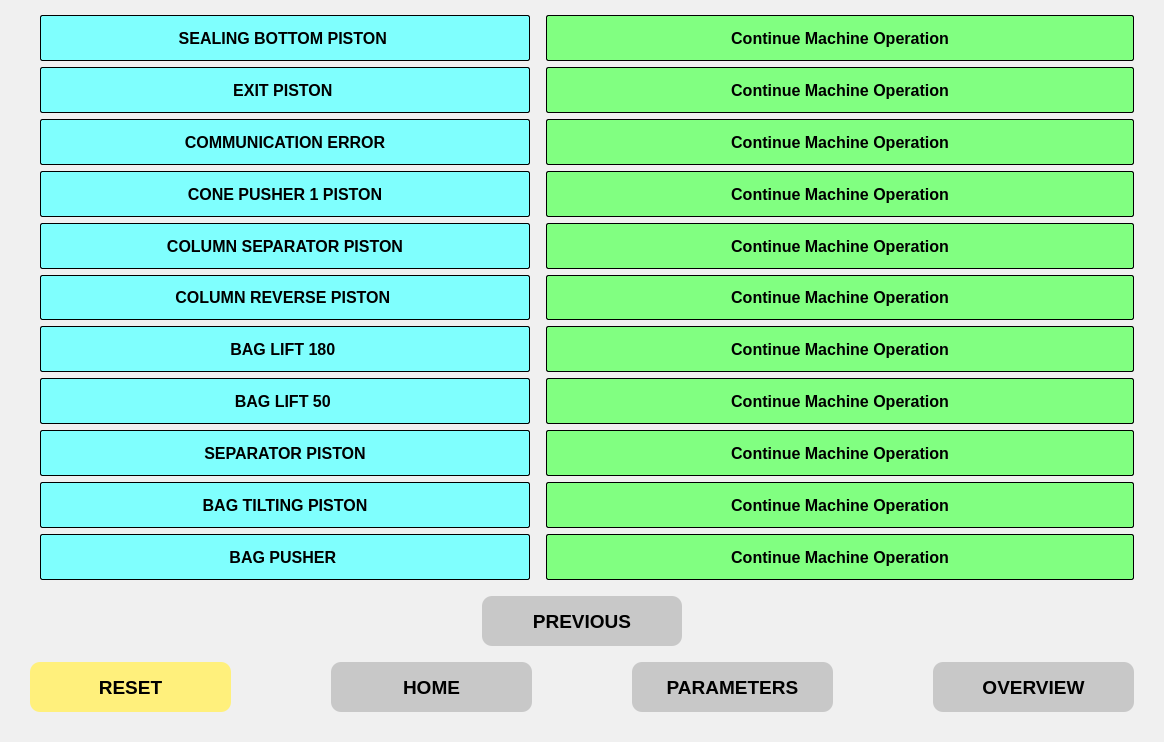
<?xml version="1.0" encoding="UTF-8"?>
<ui version="4.0">
 <class>Dialog</class>
 <widget class="QDialog" name="Dialog">
  <property name="geometry">
   <rect>
    <x>0</x>
    <y>0</y>
    <width>1164</width>
    <height>742</height>
   </rect>
  </property>
  <property name="windowTitle">
   <string>Dialog</string>
  </property>
  <property name="styleSheet">
   <string notr="true">background-color: #F0F0F0;</string>
  </property>
  <layout class="QGridLayout" name="gridLayout_3">
   <property name="leftMargin">
    <number>30</number>
   </property>
   <property name="topMargin">
    <number>15</number>
   </property>
   <property name="rightMargin">
    <number>30</number>
   </property>
   <property name="bottomMargin">
    <number>30</number>
   </property>
   <item row="0" column="0">
    <layout class="QGridLayout" name="gridLayout_2">
     <item row="0" column="0">
      <layout class="QGridLayout" name="gridLayout" columnstretch="0,0">
       <property name="bottomMargin">
        <number>10</number>
       </property>
       <item row="10" column="0">
        <widget class="QLabel" name="label_14">
         <property name="sizePolicy">
          <sizepolicy hsizetype="Preferred" vsizetype="Preferred">
           <horstretch>250</horstretch>
           <verstretch>30</verstretch>
          </sizepolicy>
         </property>
         <property name="minimumSize">
          <size>
           <width>200</width>
           <height>30</height>
          </size>
         </property>
         <property name="maximumSize">
          <size>
           <width>500</width>
           <height>60</height>
          </size>
         </property>
         <property name="font">
          <font>
           <pointsize>12</pointsize>
           <weight>75</weight>
           <bold>true</bold>
          </font>
         </property>
         <property name="styleSheet">
          <string notr="true">margin-left: 10px; border: 1px solid black; border-radius: 2px; background: #7FFFFE; </string>
         </property>
         <property name="text">
          <string>BAG PUSHER </string>
         </property>
         <property name="alignment">
          <set>Qt::AlignCenter</set>
         </property>
        </widget>
       </item>
       <item row="3" column="0">
        <widget class="QLabel" name="label_4">
         <property name="sizePolicy">
          <sizepolicy hsizetype="Preferred" vsizetype="Preferred">
           <horstretch>250</horstretch>
           <verstretch>30</verstretch>
          </sizepolicy>
         </property>
         <property name="minimumSize">
          <size>
           <width>200</width>
           <height>30</height>
          </size>
         </property>
         <property name="maximumSize">
          <size>
           <width>500</width>
           <height>60</height>
          </size>
         </property>
         <property name="font">
          <font>
           <pointsize>12</pointsize>
           <weight>75</weight>
           <bold>true</bold>
          </font>
         </property>
         <property name="styleSheet">
          <string notr="true">margin-left: 10px; border: 1px solid black; border-radius: 2px; background: #7FFFFE; </string>
         </property>
         <property name="text">
          <string>CONE PUSHER 1 PISTON</string>
         </property>
         <property name="alignment">
          <set>Qt::AlignCenter</set>
         </property>
        </widget>
       </item>
       <item row="5" column="1">
        <widget class="QLabel" name="bW_Hmi_CR_Piston">
         <property name="sizePolicy">
          <sizepolicy hsizetype="Preferred" vsizetype="Preferred">
           <horstretch>250</horstretch>
           <verstretch>30</verstretch>
          </sizepolicy>
         </property>
         <property name="minimumSize">
          <size>
           <width>400</width>
           <height>30</height>
          </size>
         </property>
         <property name="maximumSize">
          <size>
           <width>1000</width>
           <height>60</height>
          </size>
         </property>
         <property name="font">
          <font>
           <pointsize>12</pointsize>
           <weight>75</weight>
           <bold>true</bold>
          </font>
         </property>
         <property name="acceptDrops">
          <bool>false</bool>
         </property>
         <property name="autoFillBackground">
          <bool>false</bool>
         </property>
         <property name="styleSheet">
          <string notr="true">margin-left: 10px; border: 1px solid black; border-radius: 2px; background:#81FF81; </string>
         </property>
         <property name="text">
          <string>Continue Machine Operation</string>
         </property>
         <property name="alignment">
          <set>Qt::AlignCenter</set>
         </property>
        </widget>
       </item>
       <item row="5" column="0">
        <widget class="QLabel" name="label_7">
         <property name="sizePolicy">
          <sizepolicy hsizetype="Preferred" vsizetype="Preferred">
           <horstretch>250</horstretch>
           <verstretch>30</verstretch>
          </sizepolicy>
         </property>
         <property name="minimumSize">
          <size>
           <width>200</width>
           <height>30</height>
          </size>
         </property>
         <property name="maximumSize">
          <size>
           <width>500</width>
           <height>60</height>
          </size>
         </property>
         <property name="font">
          <font>
           <pointsize>12</pointsize>
           <weight>75</weight>
           <bold>true</bold>
          </font>
         </property>
         <property name="styleSheet">
          <string notr="true">margin-left: 10px; border: 1px solid black; border-radius: 2px; background: #7FFFFE; </string>
         </property>
         <property name="text">
          <string>COLUMN REVERSE PISTON </string>
         </property>
         <property name="alignment">
          <set>Qt::AlignCenter</set>
         </property>
        </widget>
       </item>
       <item row="0" column="0">
        <widget class="QLabel" name="label_11">
         <property name="sizePolicy">
          <sizepolicy hsizetype="Preferred" vsizetype="Preferred">
           <horstretch>250</horstretch>
           <verstretch>30</verstretch>
          </sizepolicy>
         </property>
         <property name="minimumSize">
          <size>
           <width>200</width>
           <height>30</height>
          </size>
         </property>
         <property name="maximumSize">
          <size>
           <width>500</width>
           <height>60</height>
          </size>
         </property>
         <property name="font">
          <font>
           <pointsize>12</pointsize>
           <weight>75</weight>
           <bold>true</bold>
          </font>
         </property>
         <property name="styleSheet">
          <string notr="true">margin-left: 10px; border: 1px solid black; border-radius: 2px; background: #7FFFFE; </string>
         </property>
         <property name="text">
          <string>SEALING BOTTOM PISTON </string>
         </property>
         <property name="alignment">
          <set>Qt::AlignCenter</set>
         </property>
        </widget>
       </item>
       <item row="4" column="1">
        <widget class="QLabel" name="bW_Hmi_CS_Piston">
         <property name="sizePolicy">
          <sizepolicy hsizetype="Preferred" vsizetype="Preferred">
           <horstretch>250</horstretch>
           <verstretch>30</verstretch>
          </sizepolicy>
         </property>
         <property name="minimumSize">
          <size>
           <width>400</width>
           <height>30</height>
          </size>
         </property>
         <property name="maximumSize">
          <size>
           <width>1000</width>
           <height>60</height>
          </size>
         </property>
         <property name="font">
          <font>
           <pointsize>12</pointsize>
           <weight>75</weight>
           <bold>true</bold>
          </font>
         </property>
         <property name="acceptDrops">
          <bool>false</bool>
         </property>
         <property name="autoFillBackground">
          <bool>false</bool>
         </property>
         <property name="styleSheet">
          <string notr="true">margin-left: 10px; border: 1px solid black; border-radius: 2px; background:#81FF81; </string>
         </property>
         <property name="text">
          <string>Continue Machine Operation</string>
         </property>
         <property name="alignment">
          <set>Qt::AlignCenter</set>
         </property>
        </widget>
       </item>
       <item row="9" column="0">
        <widget class="QLabel" name="label_6">
         <property name="sizePolicy">
          <sizepolicy hsizetype="Preferred" vsizetype="Preferred">
           <horstretch>250</horstretch>
           <verstretch>30</verstretch>
          </sizepolicy>
         </property>
         <property name="minimumSize">
          <size>
           <width>200</width>
           <height>30</height>
          </size>
         </property>
         <property name="maximumSize">
          <size>
           <width>500</width>
           <height>60</height>
          </size>
         </property>
         <property name="font">
          <font>
           <pointsize>12</pointsize>
           <weight>75</weight>
           <bold>true</bold>
          </font>
         </property>
         <property name="styleSheet">
          <string notr="true">margin-left: 10px; border: 1px solid black; border-radius: 2px; background: #7FFFFE; </string>
         </property>
         <property name="text">
          <string>BAG TILTING PISTON</string>
         </property>
         <property name="alignment">
          <set>Qt::AlignCenter</set>
         </property>
        </widget>
       </item>
       <item row="1" column="1">
        <widget class="QLabel" name="bW_Hmi_Exit_Piston">
         <property name="sizePolicy">
          <sizepolicy hsizetype="Preferred" vsizetype="Preferred">
           <horstretch>250</horstretch>
           <verstretch>30</verstretch>
          </sizepolicy>
         </property>
         <property name="minimumSize">
          <size>
           <width>400</width>
           <height>30</height>
          </size>
         </property>
         <property name="maximumSize">
          <size>
           <width>1000</width>
           <height>60</height>
          </size>
         </property>
         <property name="font">
          <font>
           <pointsize>12</pointsize>
           <weight>75</weight>
           <bold>true</bold>
          </font>
         </property>
         <property name="acceptDrops">
          <bool>false</bool>
         </property>
         <property name="autoFillBackground">
          <bool>false</bool>
         </property>
         <property name="styleSheet">
          <string notr="true">margin-left: 10px; border: 1px solid black; border-radius: 2px; background:#81FF81; </string>
         </property>
         <property name="text">
          <string>Continue Machine Operation</string>
         </property>
         <property name="alignment">
          <set>Qt::AlignCenter</set>
         </property>
        </widget>
       </item>
       <item row="7" column="0">
        <widget class="QLabel" name="label_8">
         <property name="sizePolicy">
          <sizepolicy hsizetype="Preferred" vsizetype="Preferred">
           <horstretch>250</horstretch>
           <verstretch>30</verstretch>
          </sizepolicy>
         </property>
         <property name="minimumSize">
          <size>
           <width>200</width>
           <height>30</height>
          </size>
         </property>
         <property name="maximumSize">
          <size>
           <width>500</width>
           <height>60</height>
          </size>
         </property>
         <property name="font">
          <font>
           <pointsize>12</pointsize>
           <weight>75</weight>
           <bold>true</bold>
          </font>
         </property>
         <property name="styleSheet">
          <string notr="true">margin-left: 10px; border: 1px solid black; border-radius: 2px; background: #7FFFFE; </string>
         </property>
         <property name="text">
          <string>BAG LIFT 50 </string>
         </property>
         <property name="alignment">
          <set>Qt::AlignCenter</set>
         </property>
        </widget>
       </item>
       <item row="1" column="0">
        <widget class="QLabel" name="label_13">
         <property name="sizePolicy">
          <sizepolicy hsizetype="Preferred" vsizetype="Preferred">
           <horstretch>250</horstretch>
           <verstretch>30</verstretch>
          </sizepolicy>
         </property>
         <property name="minimumSize">
          <size>
           <width>200</width>
           <height>30</height>
          </size>
         </property>
         <property name="maximumSize">
          <size>
           <width>500</width>
           <height>60</height>
          </size>
         </property>
         <property name="font">
          <font>
           <pointsize>12</pointsize>
           <weight>75</weight>
           <bold>true</bold>
          </font>
         </property>
         <property name="styleSheet">
          <string notr="true">margin-left: 10px; border: 1px solid black; border-radius: 2px; background: #7FFFFE; </string>
         </property>
         <property name="text">
          <string>EXIT PISTON </string>
         </property>
         <property name="alignment">
          <set>Qt::AlignCenter</set>
         </property>
        </widget>
       </item>
       <item row="8" column="1">
        <widget class="QLabel" name="bW_Hmi_SP_Piston">
         <property name="sizePolicy">
          <sizepolicy hsizetype="Preferred" vsizetype="Preferred">
           <horstretch>250</horstretch>
           <verstretch>30</verstretch>
          </sizepolicy>
         </property>
         <property name="minimumSize">
          <size>
           <width>400</width>
           <height>30</height>
          </size>
         </property>
         <property name="maximumSize">
          <size>
           <width>1000</width>
           <height>60</height>
          </size>
         </property>
         <property name="font">
          <font>
           <pointsize>12</pointsize>
           <weight>75</weight>
           <bold>true</bold>
          </font>
         </property>
         <property name="acceptDrops">
          <bool>false</bool>
         </property>
         <property name="autoFillBackground">
          <bool>false</bool>
         </property>
         <property name="styleSheet">
          <string notr="true">margin-left: 10px; border: 1px solid black; border-radius: 2px; background:#81FF81; </string>
         </property>
         <property name="text">
          <string>Continue Machine Operation</string>
         </property>
         <property name="alignment">
          <set>Qt::AlignCenter</set>
         </property>
        </widget>
       </item>
       <item row="3" column="1">
        <widget class="QLabel" name="bW_Hmi_CP1_Piston">
         <property name="sizePolicy">
          <sizepolicy hsizetype="Preferred" vsizetype="Preferred">
           <horstretch>250</horstretch>
           <verstretch>30</verstretch>
          </sizepolicy>
         </property>
         <property name="minimumSize">
          <size>
           <width>400</width>
           <height>30</height>
          </size>
         </property>
         <property name="maximumSize">
          <size>
           <width>1000</width>
           <height>60</height>
          </size>
         </property>
         <property name="font">
          <font>
           <pointsize>12</pointsize>
           <weight>75</weight>
           <bold>true</bold>
          </font>
         </property>
         <property name="acceptDrops">
          <bool>false</bool>
         </property>
         <property name="autoFillBackground">
          <bool>false</bool>
         </property>
         <property name="styleSheet">
          <string notr="true">margin-left: 10px; border: 1px solid black; border-radius: 2px; background:#81FF81; </string>
         </property>
         <property name="text">
          <string>Continue Machine Operation</string>
         </property>
         <property name="alignment">
          <set>Qt::AlignCenter</set>
         </property>
        </widget>
       </item>
       <item row="0" column="1">
        <widget class="QLabel" name="bW_Hmi_S_Btm_Piston">
         <property name="sizePolicy">
          <sizepolicy hsizetype="Preferred" vsizetype="Preferred">
           <horstretch>250</horstretch>
           <verstretch>30</verstretch>
          </sizepolicy>
         </property>
         <property name="minimumSize">
          <size>
           <width>400</width>
           <height>30</height>
          </size>
         </property>
         <property name="maximumSize">
          <size>
           <width>1000</width>
           <height>60</height>
          </size>
         </property>
         <property name="font">
          <font>
           <pointsize>12</pointsize>
           <weight>75</weight>
           <bold>true</bold>
          </font>
         </property>
         <property name="acceptDrops">
          <bool>false</bool>
         </property>
         <property name="autoFillBackground">
          <bool>false</bool>
         </property>
         <property name="styleSheet">
          <string notr="true">margin-left: 10px; border: 1px solid black; border-radius: 2px; background:#81FF81; </string>
         </property>
         <property name="text">
          <string>Continue Machine Operation</string>
         </property>
         <property name="alignment">
          <set>Qt::AlignCenter</set>
         </property>
        </widget>
       </item>
       <item row="6" column="0">
        <widget class="QLabel" name="label_5">
         <property name="sizePolicy">
          <sizepolicy hsizetype="Preferred" vsizetype="Preferred">
           <horstretch>250</horstretch>
           <verstretch>30</verstretch>
          </sizepolicy>
         </property>
         <property name="minimumSize">
          <size>
           <width>200</width>
           <height>30</height>
          </size>
         </property>
         <property name="maximumSize">
          <size>
           <width>500</width>
           <height>60</height>
          </size>
         </property>
         <property name="font">
          <font>
           <pointsize>12</pointsize>
           <weight>75</weight>
           <bold>true</bold>
          </font>
         </property>
         <property name="styleSheet">
          <string notr="true">margin-left: 10px; border: 1px solid black; border-radius: 2px; background: #7FFFFE; </string>
         </property>
         <property name="text">
          <string>BAG LIFT 180 </string>
         </property>
         <property name="alignment">
          <set>Qt::AlignCenter</set>
         </property>
        </widget>
       </item>
       <item row="9" column="1">
        <widget class="QLabel" name="bW_Hmi_BT_Piston">
         <property name="sizePolicy">
          <sizepolicy hsizetype="Preferred" vsizetype="Preferred">
           <horstretch>250</horstretch>
           <verstretch>30</verstretch>
          </sizepolicy>
         </property>
         <property name="minimumSize">
          <size>
           <width>400</width>
           <height>30</height>
          </size>
         </property>
         <property name="maximumSize">
          <size>
           <width>1000</width>
           <height>60</height>
          </size>
         </property>
         <property name="font">
          <font>
           <pointsize>12</pointsize>
           <weight>75</weight>
           <bold>true</bold>
          </font>
         </property>
         <property name="acceptDrops">
          <bool>false</bool>
         </property>
         <property name="autoFillBackground">
          <bool>false</bool>
         </property>
         <property name="styleSheet">
          <string notr="true">margin-left: 10px; border: 1px solid black; border-radius: 2px; background:#81FF81; </string>
         </property>
         <property name="text">
          <string>Continue Machine Operation</string>
         </property>
         <property name="alignment">
          <set>Qt::AlignCenter</set>
         </property>
        </widget>
       </item>
       <item row="4" column="0">
        <widget class="QLabel" name="label_2">
         <property name="sizePolicy">
          <sizepolicy hsizetype="Preferred" vsizetype="Preferred">
           <horstretch>250</horstretch>
           <verstretch>30</verstretch>
          </sizepolicy>
         </property>
         <property name="minimumSize">
          <size>
           <width>200</width>
           <height>30</height>
          </size>
         </property>
         <property name="maximumSize">
          <size>
           <width>500</width>
           <height>60</height>
          </size>
         </property>
         <property name="font">
          <font>
           <pointsize>12</pointsize>
           <weight>75</weight>
           <bold>true</bold>
          </font>
         </property>
         <property name="styleSheet">
          <string notr="true">margin-left: 10px; border: 1px solid black; border-radius: 2px; background: #7FFFFE; </string>
         </property>
         <property name="text">
          <string>COLUMN SEPARATOR PISTON</string>
         </property>
         <property name="alignment">
          <set>Qt::AlignCenter</set>
         </property>
        </widget>
       </item>
       <item row="6" column="1">
        <widget class="QLabel" name="bW_Hmi_BL180_Piston">
         <property name="sizePolicy">
          <sizepolicy hsizetype="Preferred" vsizetype="Preferred">
           <horstretch>250</horstretch>
           <verstretch>30</verstretch>
          </sizepolicy>
         </property>
         <property name="minimumSize">
          <size>
           <width>400</width>
           <height>30</height>
          </size>
         </property>
         <property name="maximumSize">
          <size>
           <width>1000</width>
           <height>60</height>
          </size>
         </property>
         <property name="font">
          <font>
           <pointsize>12</pointsize>
           <weight>75</weight>
           <bold>true</bold>
          </font>
         </property>
         <property name="acceptDrops">
          <bool>false</bool>
         </property>
         <property name="autoFillBackground">
          <bool>false</bool>
         </property>
         <property name="styleSheet">
          <string notr="true">margin-left: 10px; border: 1px solid black; border-radius: 2px; background:#81FF81; </string>
         </property>
         <property name="text">
          <string>Continue Machine Operation</string>
         </property>
         <property name="alignment">
          <set>Qt::AlignCenter</set>
         </property>
        </widget>
       </item>
       <item row="10" column="1">
        <widget class="QLabel" name="bABagPusherStatue">
         <property name="sizePolicy">
          <sizepolicy hsizetype="Preferred" vsizetype="Preferred">
           <horstretch>250</horstretch>
           <verstretch>30</verstretch>
          </sizepolicy>
         </property>
         <property name="minimumSize">
          <size>
           <width>400</width>
           <height>30</height>
          </size>
         </property>
         <property name="maximumSize">
          <size>
           <width>1000</width>
           <height>60</height>
          </size>
         </property>
         <property name="font">
          <font>
           <pointsize>12</pointsize>
           <weight>75</weight>
           <bold>true</bold>
          </font>
         </property>
         <property name="acceptDrops">
          <bool>false</bool>
         </property>
         <property name="autoFillBackground">
          <bool>false</bool>
         </property>
         <property name="styleSheet">
          <string notr="true">margin-left: 10px; border: 1px solid black; border-radius: 2px; background:#81FF81; </string>
         </property>
         <property name="text">
          <string>Continue Machine Operation</string>
         </property>
         <property name="alignment">
          <set>Qt::AlignCenter</set>
         </property>
        </widget>
       </item>
       <item row="8" column="0">
        <widget class="QLabel" name="label_3">
         <property name="sizePolicy">
          <sizepolicy hsizetype="Preferred" vsizetype="Preferred">
           <horstretch>250</horstretch>
           <verstretch>30</verstretch>
          </sizepolicy>
         </property>
         <property name="minimumSize">
          <size>
           <width>200</width>
           <height>30</height>
          </size>
         </property>
         <property name="maximumSize">
          <size>
           <width>500</width>
           <height>60</height>
          </size>
         </property>
         <property name="font">
          <font>
           <pointsize>12</pointsize>
           <weight>75</weight>
           <bold>true</bold>
          </font>
         </property>
         <property name="styleSheet">
          <string notr="true">margin-left: 10px; border: 1px solid black; border-radius: 2px; background: #7FFFFE; </string>
         </property>
         <property name="text">
          <string>SEPARATOR PISTON</string>
         </property>
         <property name="alignment">
          <set>Qt::AlignCenter</set>
         </property>
        </widget>
       </item>
       <item row="7" column="1">
        <widget class="QLabel" name="bW_Hmi_BL50_Piston">
         <property name="sizePolicy">
          <sizepolicy hsizetype="Preferred" vsizetype="Preferred">
           <horstretch>250</horstretch>
           <verstretch>30</verstretch>
          </sizepolicy>
         </property>
         <property name="minimumSize">
          <size>
           <width>400</width>
           <height>30</height>
          </size>
         </property>
         <property name="maximumSize">
          <size>
           <width>1000</width>
           <height>60</height>
          </size>
         </property>
         <property name="font">
          <font>
           <pointsize>12</pointsize>
           <weight>75</weight>
           <bold>true</bold>
          </font>
         </property>
         <property name="acceptDrops">
          <bool>false</bool>
         </property>
         <property name="autoFillBackground">
          <bool>false</bool>
         </property>
         <property name="styleSheet">
          <string notr="true">margin-left: 10px; border: 1px solid black; border-radius: 2px; background:#81FF81; </string>
         </property>
         <property name="text">
          <string>Continue Machine Operation</string>
         </property>
         <property name="alignment">
          <set>Qt::AlignCenter</set>
         </property>
        </widget>
       </item>
       <item row="2" column="0">
        <widget class="QLabel" name="label_10">
         <property name="sizePolicy">
          <sizepolicy hsizetype="Preferred" vsizetype="Preferred">
           <horstretch>250</horstretch>
           <verstretch>30</verstretch>
          </sizepolicy>
         </property>
         <property name="minimumSize">
          <size>
           <width>200</width>
           <height>30</height>
          </size>
         </property>
         <property name="maximumSize">
          <size>
           <width>500</width>
           <height>60</height>
          </size>
         </property>
         <property name="font">
          <font>
           <pointsize>12</pointsize>
           <weight>75</weight>
           <bold>true</bold>
          </font>
         </property>
         <property name="styleSheet">
          <string notr="true">margin-left: 10px; border: 1px solid black; border-radius: 2px; background: #7FFFFE; </string>
         </property>
         <property name="text">
          <string>COMMUNICATION ERROR</string>
         </property>
         <property name="alignment">
          <set>Qt::AlignCenter</set>
         </property>
        </widget>
       </item>
       <item row="2" column="1">
        <widget class="QLabel" name="bW_Hmi_CommuicationError">
         <property name="sizePolicy">
          <sizepolicy hsizetype="Preferred" vsizetype="Preferred">
           <horstretch>250</horstretch>
           <verstretch>30</verstretch>
          </sizepolicy>
         </property>
         <property name="minimumSize">
          <size>
           <width>400</width>
           <height>30</height>
          </size>
         </property>
         <property name="maximumSize">
          <size>
           <width>1000</width>
           <height>60</height>
          </size>
         </property>
         <property name="font">
          <font>
           <pointsize>12</pointsize>
           <weight>75</weight>
           <bold>true</bold>
          </font>
         </property>
         <property name="acceptDrops">
          <bool>false</bool>
         </property>
         <property name="autoFillBackground">
          <bool>false</bool>
         </property>
         <property name="styleSheet">
          <string notr="true">margin-left: 10px; border: 1px solid black; border-radius: 2px; background:#81FF81; </string>
         </property>
         <property name="text">
          <string>Continue Machine Operation</string>
         </property>
         <property name="alignment">
          <set>Qt::AlignCenter</set>
         </property>
        </widget>
       </item>
      </layout>
     </item>
     <item row="1" column="0">
      <layout class="QHBoxLayout" name="horizontalLayout_2">
       <property name="bottomMargin">
        <number>10</number>
       </property>
       <item>
        <spacer name="horizontalSpacer">
         <property name="orientation">
          <enum>Qt::Horizontal</enum>
         </property>
         <property name="sizeHint" stdset="0">
          <size>
           <width>40</width>
           <height>20</height>
          </size>
         </property>
        </spacer>
       </item>
       <item>
        <widget class="QPushButton" name="pushButton_4">
         <property name="minimumSize">
          <size>
           <width>200</width>
           <height>50</height>
          </size>
         </property>
         <property name="maximumSize">
          <size>
           <width>250</width>
           <height>80</height>
          </size>
         </property>
         <property name="font">
          <font>
           <pointsize>14</pointsize>
           <weight>75</weight>
           <bold>true</bold>
          </font>
         </property>
         <property name="autoFillBackground">
          <bool>false</bool>
         </property>
         <property name="styleSheet">
          <string notr="true">QPushButton{background-color: rgb(200, 200, 200);border-radius: 10px;}QPushButton:pressed{background-color: rgb(120, 120, 120);}</string>
         </property>
         <property name="text">
          <string>PREVIOUS</string>
         </property>
         <property name="icon">
          <iconset resource="icon.qrc">
           <normaloff>:/Previousbutton/Images/left-arrow.png</normaloff>:/Previousbutton/Images/left-arrow.png</iconset>
         </property>
        </widget>
       </item>
       <item>
        <spacer name="horizontalSpacer_2">
         <property name="orientation">
          <enum>Qt::Horizontal</enum>
         </property>
         <property name="sizeType">
          <enum>QSizePolicy::Expanding</enum>
         </property>
         <property name="sizeHint" stdset="0">
          <size>
           <width>120</width>
           <height>20</height>
          </size>
         </property>
        </spacer>
       </item>
      </layout>
     </item>
     <item row="2" column="0">
      <layout class="QHBoxLayout" name="horizontalLayout">
       <property name="spacing">
        <number>100</number>
       </property>
       <item>
        <widget class="QPushButton" name="pushButton">
         <property name="minimumSize">
          <size>
           <width>200</width>
           <height>50</height>
          </size>
         </property>
         <property name="maximumSize">
          <size>
           <width>250</width>
           <height>80</height>
          </size>
         </property>
         <property name="font">
          <font>
           <pointsize>14</pointsize>
           <weight>75</weight>
           <bold>true</bold>
          </font>
         </property>
         <property name="autoFillBackground">
          <bool>false</bool>
         </property>
         <property name="styleSheet">
          <string notr="true">
QPushButton{background-color: #FFF07C;border-radius: 10px;}QPushButton:pressed{background-color: rgb(120, 120, 120);}</string>
         </property>
         <property name="text">
          <string>RESET</string>
         </property>
        </widget>
       </item>
       <item>
        <widget class="QPushButton" name="pushButton_2">
         <property name="minimumSize">
          <size>
           <width>200</width>
           <height>50</height>
          </size>
         </property>
         <property name="maximumSize">
          <size>
           <width>250</width>
           <height>80</height>
          </size>
         </property>
         <property name="font">
          <font>
           <pointsize>14</pointsize>
           <weight>75</weight>
           <bold>true</bold>
          </font>
         </property>
         <property name="autoFillBackground">
          <bool>false</bool>
         </property>
         <property name="styleSheet">
          <string notr="true">QPushButton{background-color: rgb(200, 200, 200);border-radius: 10px;}QPushButton:pressed{background-color: rgb(120, 120, 120);}</string>
         </property>
         <property name="text">
          <string>HOME</string>
         </property>
        </widget>
       </item>
       <item>
        <widget class="QPushButton" name="pushButton_3">
         <property name="minimumSize">
          <size>
           <width>200</width>
           <height>50</height>
          </size>
         </property>
         <property name="maximumSize">
          <size>
           <width>250</width>
           <height>80</height>
          </size>
         </property>
         <property name="font">
          <font>
           <pointsize>14</pointsize>
           <weight>75</weight>
           <bold>true</bold>
          </font>
         </property>
         <property name="autoFillBackground">
          <bool>false</bool>
         </property>
         <property name="styleSheet">
          <string notr="true">QPushButton{background-color: rgb(200, 200, 200);border-radius: 10px;}QPushButton:pressed{background-color: rgb(120, 120, 120);}</string>
         </property>
         <property name="text">
          <string>PARAMETERS</string>
         </property>
        </widget>
       </item>
       <item>
        <widget class="QPushButton" name="pushButton_5">
         <property name="minimumSize">
          <size>
           <width>200</width>
           <height>50</height>
          </size>
         </property>
         <property name="maximumSize">
          <size>
           <width>250</width>
           <height>80</height>
          </size>
         </property>
         <property name="font">
          <font>
           <pointsize>14</pointsize>
           <weight>75</weight>
           <bold>true</bold>
          </font>
         </property>
         <property name="autoFillBackground">
          <bool>false</bool>
         </property>
         <property name="styleSheet">
          <string notr="true">QPushButton{background-color: rgb(200, 200, 200);border-radius: 10px;}QPushButton:pressed{background-color: rgb(120, 120, 120);}</string>
         </property>
         <property name="text">
          <string>OVERVIEW</string>
         </property>
        </widget>
       </item>
      </layout>
     </item>
    </layout>
   </item>
  </layout>
 </widget>
 <resources>
  <include location="icon.qrc"/>
 </resources>
 <connections/>
</ui>
